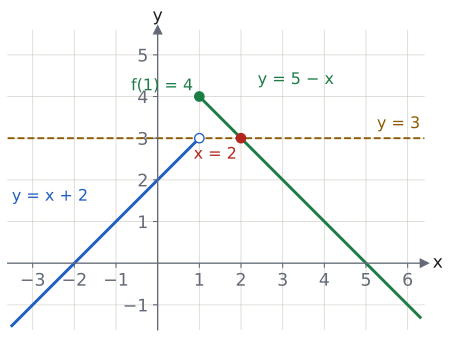

Python code for this plot:
import sys; sys.path.insert(0, "tools")
from cizim import *

# f(x) = x + 2 (x < 1), 5 − x (x ≥ 1). x = 1'de: sol parça (1, 3) boş, sağ parça (1, 4) dolu.
# y = 3 doğrusu grafiği yalnızca x = 2'de keser; (1, 3) boş nokta sayılmaz.
fig, ax = sekil(5.6, 4.4)
eksenler(ax, x=(-3.6, 6.4), y=(-1.6, 5.6))
ax.set_aspect("equal")
ax.set_xticks([-3, -2, -1, 1, 2, 3, 4, 5, 6]); ax.set_xticklabels(["−3", "−2", "−1", "1", "2", "3", "4", "5", "6"])
ax.set_yticks([-1, 1, 2, 3, 4, 5]); ax.set_yticklabels(["−1", "1", "2", "3", "4", "5"])
ax.axhline(3, color=SARI, ls="--", lw=1.4)
ax.text(6.3, 3.15, "y = 3", color=SARI, ha="right", va="bottom", fontsize=12)
xs = np.linspace(-3.5, 1, 20); ax.plot(xs, xs + 2, color=MAVI)
xs = np.linspace(1, 6.3, 20); ax.plot(xs, 5 - xs, color=YESIL)
nokta(ax, 1, 3, renk=MAVI, dolu=False)
nokta(ax, 1, 4, renk=YESIL)
nokta(ax, 2, 3, renk=KIRMIZI)
ax.text(-3.5, 1.5, "y = x + 2", color=MAVI, fontsize=12)
ax.text(2.4, 4.3, "y = 5 − x", color=YESIL, fontsize=12)
ax.text(0.85, 4.15, "f(1) = 4", color=YESIL, fontsize=12, ha="right")
ax.text(1.9, 2.8, "x = 2", color=KIRMIZI, fontsize=12, va="top", ha="right")
kaydet(fig, __file__)
